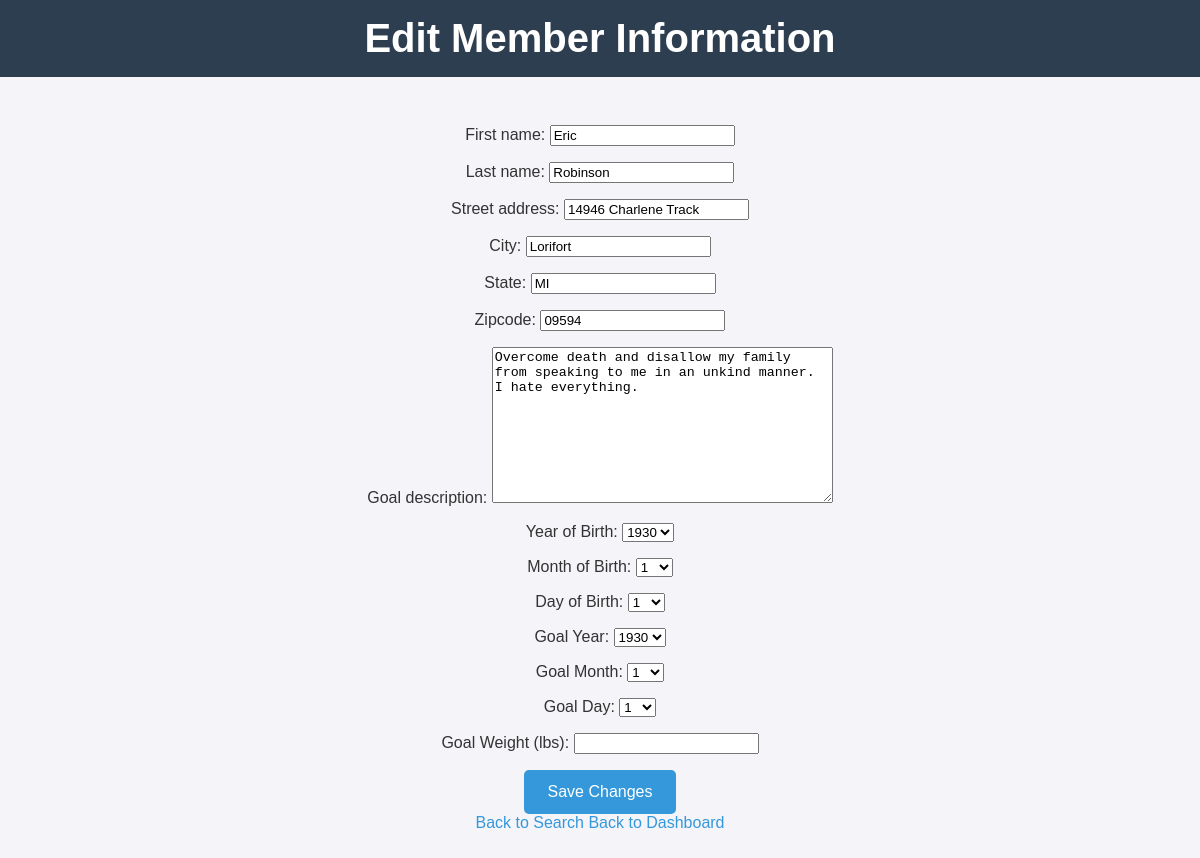
The app's page /edit-member/2048/ (signed in) with its own data.
### fitness_app/models.py (models this page shows, shortened)
class Member(models.Model):
    user = models.OneToOneField(User, on_delete=models.CASCADE, null=True, blank=True)
    first_name = models.CharField(max_length=50)
    last_name = models.CharField(max_length=50)
    street_address = models.CharField(max_length=255)
    city = models.CharField(max_length=100)
    state = models.CharField(max_length=50)
    zipcode = models.CharField(max_length=10)
    date_of_birth = models.DateField()
    goal_description = models.TextField(default="No Goal Specified")
    goal_date = models.DateField()
    goal_weight = models.IntegerField(default=0)
    date_joined = models.DateField(auto_now_add=True)

### fitness_app/views.py (the view)
# urls.py: path("edit-member/<int:member_id>/", views.edit_member, name="edit_member"),
@login_required
def edit_member(request, member_id):
    try:
        user_role = UserRole.objects.get(user=request.user).role.name
    except UserRole.DoesNotExist:
        return redirect("login")
    if user_role != "Receptionist":
        return render(request, "error.html", {"message": "Access Denied"})
    member = get_object_or_404(Member, id=member_id)
    if request.method == "POST":
        form = MemberRegistrationForm(request.POST, instance=member)
        if form.is_valid():
            form.save()
            return redirect("search_member")
    else:
        form = MemberRegistrationForm(instance=member)
    return render(request, "edit_member.html", {"form": form, "member": member})

### fitness_app/forms.py (shortened to what this page needs)
class MemberRegistrationForm(forms.ModelForm):
    YEAR_CHOICES = [(year, year) for year in range(1930, date.today().year + 5)]
    MONTH_CHOICES = [(month, month) for month in range(1, 13)]
    DAY_CHOICES = [(day, day) for day in range(1, 32)]
    date_of_birth_year = forms.ChoiceField(choices=YEAR_CHOICES, label="Year of Birth")
    date_of_birth_month = forms.ChoiceField(choices=MONTH_CHOICES, label="Month of Birth")
    date_of_birth_day = forms.ChoiceField(choices=DAY_CHOICES, label="Day of Birth")
    goal_date_year = forms.ChoiceField(choices=YEAR_CHOICES, label="Goal Year")
    goal_date_month = forms.ChoiceField(choices=MONTH_CHOICES, label="Goal Month")
    goal_date_day = forms.ChoiceField(choices=DAY_CHOICES, label="Goal Day")
    goal_weight = forms.IntegerField(label="Goal Weight (lbs)", min_value=1)
    class Meta:
        model = Member
        fields = [
            'first_name',
            'last_name',
            'street_address',
            'city',
            'state',
            'zipcode',
            'goal_description',
        ]

### fitness_app/templates/edit_member.html (shortened to what this page needs)
{% load static %}
<!DOCTYPE html>
<html lang="en">
<head>
    <link rel="stylesheet" href="{% static 'css/style.css' %}">
</head>
<body>
    <header>
        <h1>Edit Member Information</h1>
    </header>
    <main>
        <form method="POST">
            {{ form.as_p }}
            <button type="submit" class="button">Save Changes</button>
        </form>
        <a href="{% url 'search_member' %}" class="button">Back to Search</a>
        <a href="{% url 'receptionist_dashboard' %}" class="button">Back to Dashboard</a>
    </main>
</body>
</html>

### static/css/style.css (style rules this page uses)
body { font-family: 'Arial', sans-serif; margin: 0; padding: 0; background-color: #f4f4f9; color: #333; }
header { background-color: #2c3e50; color: white; padding: 1rem 2rem; text-align: center; }
header h1 { margin: 0; font-size: 2.5rem; }
main { padding: 2rem; text-align: center; }
button { background-color: #3498db; color: white; border: none; padding: 0.8rem 1.5rem; font-size: 1rem; cursor: pointer; border-radius: 5px; transition: background-color 0.3s ease; }
a { color: #3498db; text-decoration: none; }

### records on screen
Member: first_name "Eric", last_name "Robinson", street_address "14946 Charlene Track", city "Lorifort", state "MI", zipcode "09594", goal_description "Overcome death and disallow my family from speaking to me in an unkind manner. I hate everything."
